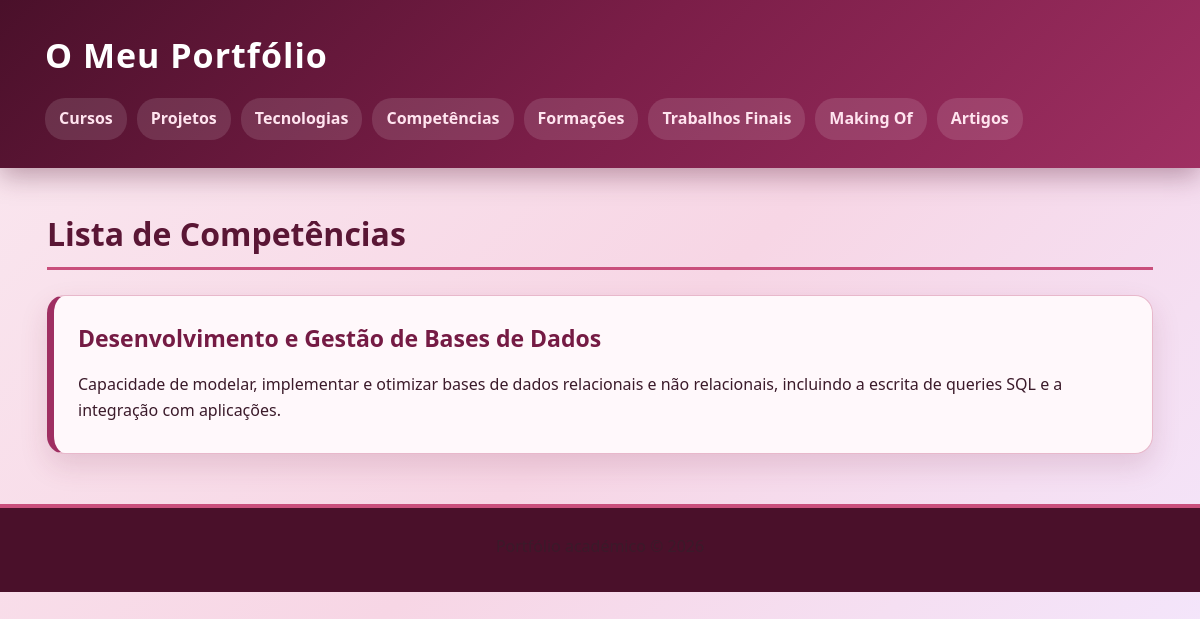
The page /competencias/ on the database its author committed.
### portfolio/models.py (models this page shows, shortened)
class Competencia(models.Model):
    tipo = models.CharField(max_length=100)
    descricao = models.TextField()

### portfolio/views.py (the view)
# urls.py: path("competencias/", views.competencias_view, name="competencias"),
def competencias_view(request):
    competencias = Competencia.objects.all()
    context = {
        "competencias": competencias,
        "gestor": is_gestor(request.user)
    }
    return render(request, "portfolio/competencias.html", context)

### portfolio/views.py (called while the page is built)
def is_gestor(user):
    return user.groups.filter(name="gestor-portfolio").exists()

### portfolio/templates/portfolio/competencias.html (shortened to what this page needs)
{% extends "portfolio/base.html" %}
{% block content %}
<h2>Lista de Competências</h2>
<section>
    {% for competencia in competencias %}
        <article>
            <h3>{{ competencia.tipo }}</h3>
            <p>{{ competencia.descricao }}</p>
        </article>
    {% endfor %}
</section>
{% endblock %}

### portfolio/static/portfolio/styles.css (style rules this page uses)
* { box-sizing: border-box; margin: 0; padding: 0; }
body { font-family: "Segoe UI", Arial, sans-serif; background: linear-gradient(135deg, #fae8f0, #f7d6e5, #f3e8ff); color: #321122; min-height: 100vh; line-height: 1.6; }
h2 { color: #5a1635; font-size: 32px; margin-bottom: 25px; padding-bottom: 8px; border-bottom: 3px solid #c94f7c; }
h3 { color: #751b44; font-size: 23px; margin-bottom: 8px; }
section { margin-bottom: 35px; }
section > article { background: #fff8fb; border: 1px solid #e8b8cb; border-left: 7px solid #9f2f62; border-radius: 18px; padding: 24px; margin-bottom: 24px; box-shadow: 0 12px 28px rgba(122, 31, 69, 0.15); transition: 0.25s; }
p { margin-bottom: 6px; color: #3b1a2a; }
section h3 { margin-bottom: 15px; }
article h3 + h4, article h3 + p { margin-top: 6px; }

### rows shown on the page
Competencia: tipo "Desenvolvimento e Gestão de Bases de Dados", descricao "Capacidade de modelar, implementar e otimizar bases de dados relacionais e não relacionais, incluindo a escrita de queries SQL e a integração com aplicações."
